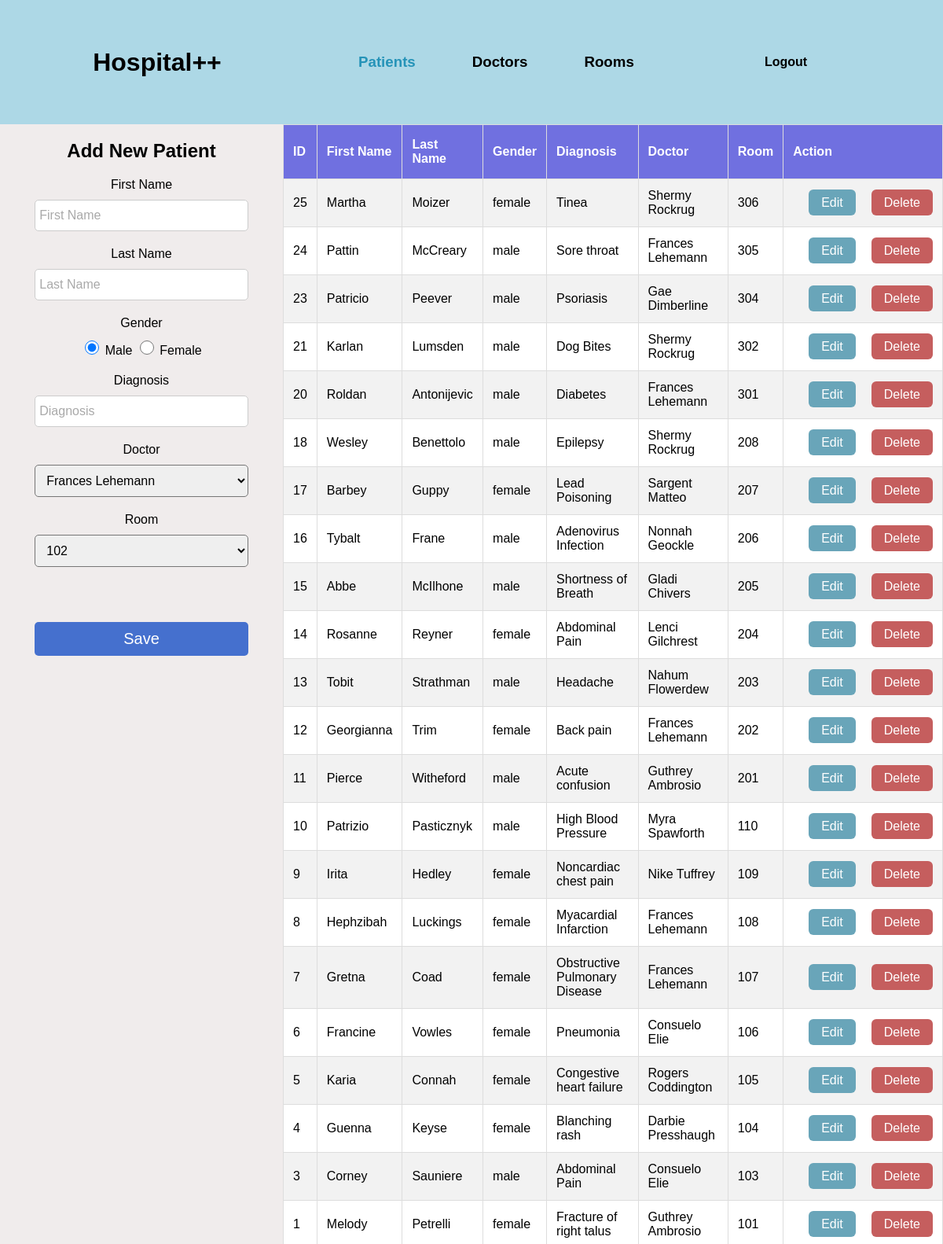
Screenshot of /HospitalSystem/patients.php (signed in) with the database file from the repository.
### tables this page shows
CREATE TABLE `patient` (
  `id` int(11) NOT NULL,
  `first_name` varchar(40) NOT NULL,
  `last_name` varchar(40) NOT NULL,
  `gender` varchar(6) NOT NULL,
  `diagnosis` varchar(40) NOT NULL
);

CREATE TABLE `doctor` (
  `id` int(11) NOT NULL,
  `first_name` varchar(40) NOT NULL,
  `last_name` varchar(40) NOT NULL
);

CREATE TABLE `room` (
  `number` int(11) NOT NULL,
  `availability` varchar(3) NOT NULL
);

### HospitalSystem/patients.php (the view, shortened to what this page needs)
<?php
  if (isset($_SESSION['user_id'])) {
    $fname = "";
    $lname = "";
    $diagnosis = "";
    $doctor = "";
    $gender = "male";
    $update = false;
  } else {
      header("Location: login.php");
  }
?>
<html>
  <head>
    <link rel="stylesheet" type="text/css" href="css/main.css">
  </head>
  <body>
    <div class="header-menu">
      <div class="brand">
        <h1><a href="dashboard.php">Hospital++</a></h1>
      </div>
      <div class="options">
        <h3><a href="patients.php"><span class="current">Patients</span></a></h3>
        <h3><a href="doctors.php">Doctors</a></h3>
        <h3><a href="rooms.php">Rooms</a></h3>
      </div>
      <div class="logout">
        <h4><a href="logout.php">Logout</a></h4>
      </div>
    </div>
    <div class="main-content">
      <div class="bg-image-patients bg-image"></div>
      <div class="content">
        <div class="form">
          <h2>Add New Patient</h2>
          <form action="process_patient.php" method="POST">
            <label>First Name</label>
            <input type="text" placeholder="First Name" name="fname" value="<?php print $fname ?>"><br>
            <label>Last Name</label>
            <input type="text" placeholder="Last Name" name="lname" value="<?php print $lname ?>"><br>
            <label>Gender</label><br>
            <div class="radio-group">
              <?php
                if ($gender == "male"){
                  print "<input type='radio' name='gender' value='male' checked>
                  <label>Male</label>
                  <input type='radio' name='gender' value='female'>
                  <label>Female</label>";
                }else{
                  print "<input type='radio' name='gender' value='male'>
                  <label>Male</label>
                  <input type='radio' name='gender' value='female' checked>
                  <label>Female</label>";
                }
              ?>
              <br>
            </div>
            <label>Diagnosis</label>
            <input type="text" placeholder="Diagnosis" name="diagnosis" value="<?php print $diagnosis ?>"><br>
            <label>Doctor</label><br>
            <select name="doctor">
               <?php
                $con = mysqli_connect("localhost", "root", "", "hospital_database");
                $sql = "SELECT * FROM doctor ORDER BY id DESC";
                $result = mysqli_query($con, $sql);
                while ($row = mysqli_fetch_array($result)){
                  if ($update == true && $row['id'] == $doctor){
                    print "<option value='".$row['id']."' selected>".$row['first_name']." ".$row['last_name']."</option>";
                  }else{
                    print "<option value='".$row['id']."'>".$row['first_name']." ".$row['last_name']."</option>";
                  }
                }
              ?>
            </select>
            <br>
            <label>Room</label><br>
            <select name="room">
               <?php
                $con = mysqli_connect("localhost", "root", "", "hospital_database");
                $sql = "SELECT * FROM room WHERE availability = 'yes' ORDER BY number";
                $result = mysqli_query($con, $sql);
                while ($row = mysqli_fetch_array($result)){
                  print "<option value='".$row['number']."'>".$row['number']."</option>";
                }
              ?>
            </select>
            <?php
              if ($update == false){
                print "<input type='submit' value='Save' name='save'>";
              }else{
                print "<input type='submit' value='Update' name='update'>";
              }
            ?>
          </form>
        </div>
        <div class="data">
          <table>
            <tr>
              <th>ID</th>
              <th>First Name</th>
              <th>Last Name</th>
              <th>Gender</th>
              <th>Diagnosis</th>
              <th>Doctor</th>
              <th>Room</th>
              <th>Action</th>
            </tr>
            <?php
              $con = mysqli_connect("localhost", "root", "", "hospital_database");
              $sql = "SELECT * FROM patient ORDER BY id DESC";
              $result = mysqli_query($con, $sql);
              $patients = array();
              while($row = $result->fetch_assoc()){
                $patients[] = $row;
              }
              for ($i = 0; $i < count($patients); $i++){
                $sql = "SELECT first_name, last_name
                        FROM doctor, doctor_patient
                        WHERE doctor.id = doctor_patient.doctor_id
                        AND doctor_patient.patient_id =".$patients[$i]['id'];
                $result = mysqli_query($con, $sql);
                $row = mysqli_fetch_row($result);
                $doctor = $row[0]." ".$row[1];
                $sql = "SELECT number
                        FROM room, room_patient
                        WHERE room.number = room_patient.room_number
                        AND room_patient.patient_id =".$patients[$i]['id'];
                $result = mysqli_query($con, $sql);
                $row = mysqli_fetch_row($result);
                $room = $row[0];
                print "<tr>";
                print "<td>".$patients[$i]["id"]."</td>";
                print "<td>".$patients[$i]["first_name"]."</td>";
                print "<td>".$patients[$i]["last_name"]."</td>";
                print "<td>".$patients[$i]["gender"]."</td>";
                print "<td>".$patients[$i]["diagnosis"]."</td>";
                print "<td>".$doctor."</td>";
                print "<td>".$room."</td>";
                print "<td><a class='edit_btn' href='patients.php?edit=".$patients[$i]["id"]."'>Edit</a>";
                print "<a class='delete_btn' href='process_patient.php?delete=".$patients[$i]["id"]."'>Delete</a>";
                print "</td>";
                print "</tr>";
              }
            ?>
          </table>
        </div>
      </div>
    </div>
  </body>
</html>

### HospitalSystem/css/main.css (style rules this page uses)
html, body { height: 100%; margin: 0; font-family: "Trebuchet MS", Arial, Helvetica, sans-serif; }
a { text-decoration: none; color: black; }
.header-menu { height: 10%; background-color: lightblue; display: flex; justify-content: space-around; align-items: center; }
.brand { width: 30%; text-align: center; }
.options { width: 30%; display: flex; justify-content: space-between; }
.options h3 { margin: 10%; }
.current { color: rgb(37, 147, 184); }
.logout { width: 30%; text-align: center; }
.main-content { height: 90%; position: relative; }
.bg-image, .boxes, .content { width: 100%; height: 100%; position: absolute; top: 0; left: 0; }
.bg-image { background-position: center; background-size: cover; filter: blur(8px); -webkit-filter: blur(8px); }
.content { z-index: 2; display: flex; justify-content: stretch; }
.form { background-color: rgb(240, 236, 236); width: 30%; text-align: center; }
.form input[type="text"] { background-color: rgb(255, 255, 255); border: 1px solid #ccc; border-radius: 5px; color: black; width: 90%; padding: 10px 5px 10px 5px; box-sizing: border-box; margin: 10px 0 20px 0; font-size: 16px; }
.form input[type="submit"] { background-color: rgb(69, 112, 206); color: white; width: 90%; padding: 10px; border: 0; border-radius: 5px; margin: 50px 0 100px 0; font-size: 20px; }
.form input[type="radio"] { height: 18px; width: 18px; cursor: pointer; }
::placeholder { color: darkgrey; }
.radio-group { margin: 10px 0 20px 0; }
select { width: 90%; font-size: 16px; padding: 10px; border-radius: 5px; margin: 10px 0 20px 0; }
.data { background-color: rgb(255, 255, 255); width: 70%; overflow: scroll; }
.content form { display: inline-block; }
table { width: 100%; text-align: center; border: 1px solid black; border-collapse: collapse; }
td, th { border: 1px solid #ddd; padding: 12px; text-align: left; }
th { padding-top: 16px; padding-bottom: 16px; background-color: rgb(112, 112, 224); color: white; }
tr:nth-child(even) { background-color: #f2f2f2; }
.edit_btn { background-color: rgb(105, 165, 185); border-radius: 6px; color: white; padding: 8px 16px; margin: 0 20px; }
.delete_btn { background-color: rgb(197, 94, 94); border-radius: 6px; color: white; padding: 8px 16px; }

### rows the page displays
patient: id "25", first_name "Martha", last_name "Moizer", gender "female", diagnosis "Tinea", doctor.first_name+last_name "Shermy Rockrug", room.number "306"
patient: id "24", first_name "Pattin", last_name "McCreary", gender "male", diagnosis "Sore throat", doctor.first_name+last_name "Frances Lehemann", room.number "305"
patient: id "23", first_name "Patricio", last_name "Peever", gender "male", diagnosis "Psoriasis", doctor.first_name+last_name "Gae Dimberline", room.number "304"
patient: id "21", first_name "Karlan", last_name "Lumsden", gender "male", diagnosis "Dog Bites", doctor.first_name+last_name "Shermy Rockrug", room.number "302"
patient: id "20", first_name "Roldan", last_name "Antonijevic", gender "male", diagnosis "Diabetes", doctor.first_name+last_name "Frances Lehemann", room.number "301"
patient: id "18", first_name "Wesley", last_name "Benettolo", gender "male", diagnosis "Epilepsy", doctor.first_name+last_name "Shermy Rockrug", room.number "208"
patient: id "17", first_name "Barbey", last_name "Guppy", gender "female", diagnosis "Lead Poisoning", doctor.first_name+last_name "Sargent Matteo", room.number "207"
patient: id "16", first_name "Tybalt", last_name "Frane", gender "male", diagnosis "Adenovirus Infection", doctor.first_name+last_name "Nonnah Geockle", room.number "206"
patient: id "15", first_name "Abbe", last_name "McIlhone", gender "male", diagnosis "Shortness of Breath", doctor.first_name+last_name "Gladi Chivers", room.number "205"
patient: id "14", first_name "Rosanne", last_name "Reyner", gender "female", diagnosis "Abdominal Pain", doctor.first_name+last_name "Lenci Gilchrest", room.number "204"
patient: id "13", first_name "Tobit", last_name "Strathman", gender "male", diagnosis "Headache", doctor.first_name+last_name "Nahum Flowerdew", room.number "203"
patient: id "12", first_name "Georgianna", last_name "Trim", gender "female", diagnosis "Back pain", doctor.first_name+last_name "Frances Lehemann", room.number "202"
patient: id "11", first_name "Pierce", last_name "Witheford", gender "male", diagnosis "Acute confusion", doctor.first_name+last_name "Guthrey Ambrosio", room.number "201"
patient: id "10", first_name "Patrizio", last_name "Pasticznyk", gender "male", diagnosis "High Blood Pressure", doctor.first_name+last_name "Myra Spawforth", room.number "110"
patient: id "9", first_name "Irita", last_name "Hedley", gender "female", diagnosis "Noncardiac chest pain", doctor.first_name+last_name "Nike Tuffrey", room.number "109"
patient: id "8", first_name "Hephzibah", last_name "Luckings", gender "female", diagnosis "Myacardial Infarction", doctor.first_name+last_name "Frances Lehemann", room.number "108"
patient: id "7", first_name "Gretna", last_name "Coad", gender "female", diagnosis "Obstructive Pulmonary Disease", doctor.first_name+last_name "Frances Lehemann", room.number "107"
patient: id "6", first_name "Francine", last_name "Vowles", gender "female", diagnosis "Pneumonia", doctor.first_name+last_name "Consuelo Elie", room.number "106"
patient: id "5", first_name "Karia", last_name "Connah", gender "female", diagnosis "Congestive heart failure", doctor.first_name+last_name "Rogers Coddington", room.number "105"
patient: id "4", first_name "Guenna", last_name "Keyse", gender "female", diagnosis "Blanching rash", doctor.first_name+last_name "Darbie Presshaugh", room.number "104"
patient: id "3", first_name "Corney", last_name "Sauniere", gender "male", diagnosis "Abdominal Pain", doctor.first_name+last_name "Consuelo Elie", room.number "103"
patient: id "1", first_name "Melody", last_name "Petrelli", gender "female", diagnosis "Fracture of right talus", doctor.first_name+last_name "Guthrey Ambrosio", room.number "101"

### other values shown
form field doctor "Frances Lehemann"
form field room "102"
